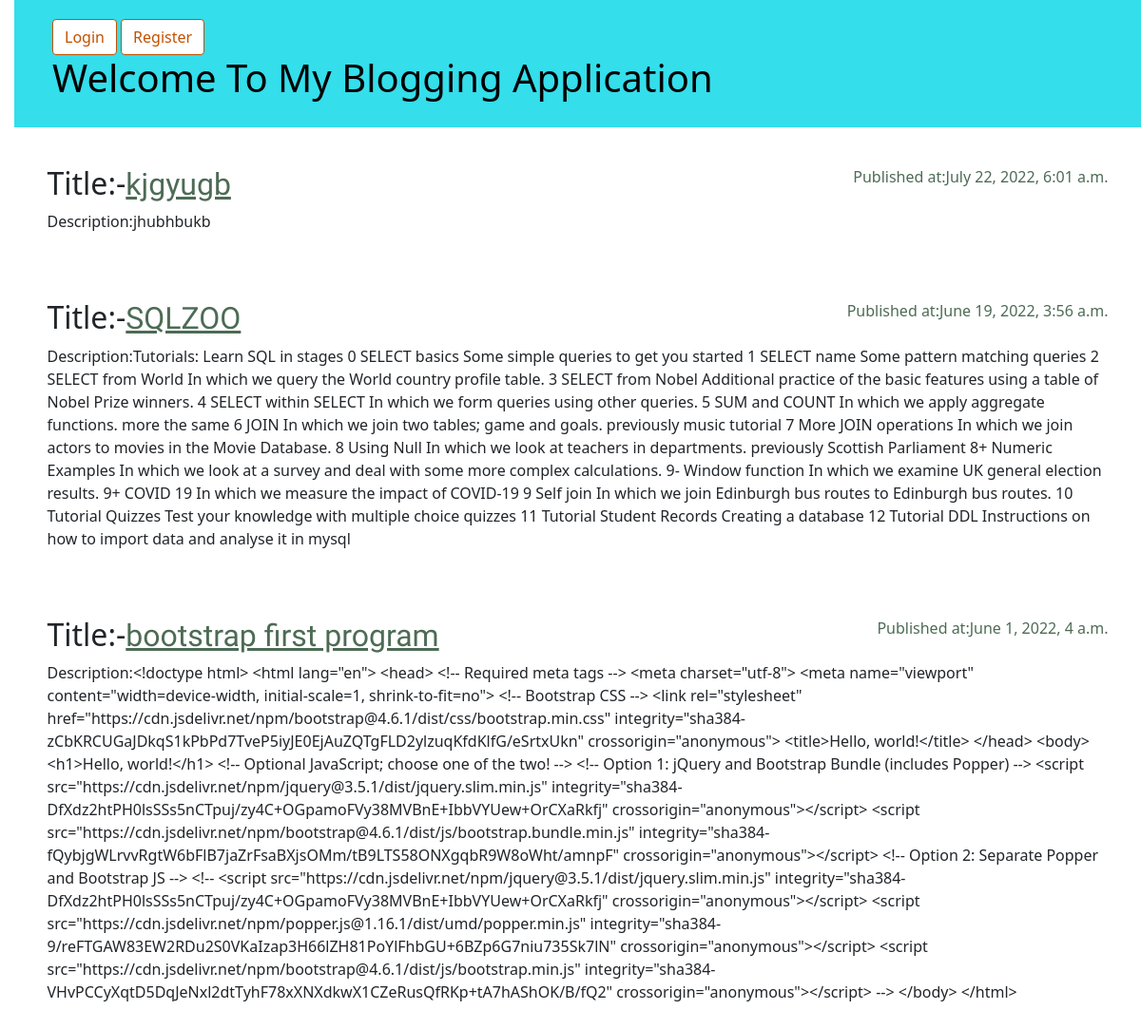
The page / on the database its author committed.
### blog/models.py (models this page shows, shortened)
class Post(models.Model):
    author = models.ForeignKey(settings.AUTH_USER_MODEL,on_delete=models.CASCADE)
    title =  models.CharField(max_length=200)
    text = models.TextField()
    created_date  = models.DateTimeField(default = timezone.now())
    publish_date = models.DateTimeField(blank=True,null=True)

### blog/views.py (the view)
# urls.py: path('',views.post_list,name='post_list'),
def post_list(request):
    all_post = Post.objects.order_by('-publish_date')
    return render(request,'blog/index.html',{'post':all_post})

### blog/templates/blog/index.html
{% extends 'blog/base.html' %}
{% block content %}
    {% for item in post %}
        <article class="post">
            <time class="date">Published at:{{ item.publish_date }}</time>
            <h2>Title:-<a href=" {% url 'post_detail' pk=item.pk %} ">{{ item.title }}</a></h2>
            <p>Description:{{item.text}}</p>
        </article>
    {% endfor %}
{% endblock %}

### blog/templates/blog/base.html (shortened to what this page needs)
{% load static %}
<!DOCTYPE html>
<html lang="en">
<head>
    <link rel="stylesheet" href="https://cdn.jsdelivr.net/npm/bootstrap@5.1.3/dist/css/bootstrap.min.css">
    <link rel="stylesheet" href="{%  static 'css/blog.css'  %}">
    <link rel="stylesheet" href="https://cdnjs.cloudflare.com/ajax/libs/font-awesome/4.7.0/css/font-awesome.min.css">
</head>
<body>  <header class="page-header">
    <div class="Page-header">
        {% if user.is_authenticated %}
        <a href="{% url 'post_new' %}">
            <i class="fa fa-plus" aria-hidden="true"></i>
        </a>
            <a href="{% url 'logout' %}" class="btn btn-secondary" style="background-color:white;">Logout</a>
        {% else %}
            <a href="{% url 'login' %}" class="btn btn-secondary" style="background-color:white;">Login</a>
            <a href="{% url 'register' %}" class="btn btn-secondary" style="background-color:white;">Register</a>
        {% endif %}
        <h1>Welcome To My Blogging Application</h1>
    </header>
<main class="container">
    <div class ="row">
        <div class ="col">
            {% block content %}
            {% endblock %}
        </div>
    </div>
</main>
</body>
</html>

### blog/static/css/blog.css (style rules this page uses)
.Page-header { background-color:#34deeb; margin-top:0; margin-bottom:40px; padding:20px 20px 20px 40px; color:black; }
.date { color:#4d6b55; }
.post { margin-bottom:70px; }
.post h2 a, .post h2 a:visited { color:#4d6b55; }
h2 a { color:#4d6b55; font-family: 'Koulen', cursive; }
.post > .date, .post > .actions { float:right; }
body { padding-left:15px; }
.btn-secondary, .btn-secondary:visited { color:#C25100; background:none; border-color:#C25100; }

### rows shown on the page
Post: publish_date "July 22, 2022, 6:01 a.m.", title "kjgyugb", text "jhubhbukb"
Post: publish_date "June 19, 2022, 3:56 a.m.", title "SQLZOO", text "Tutorials: Learn SQL in stages 0 SELECT basics Some simple queries to get you started 1 SELECT name Some pattern matching queries 2 SELECT from World In which we query the World country profile table. 3 SELECT from Nobel Additional practice of the basic features using a table of Nobel Prize winners. 4 SELECT within SELECT In which we form queries using other queries. 5 SUM and COUNT In which we apply aggregate functions. more the same 6 JOIN In which we join two tables; game and goals. previously music tutorial 7 More JOIN operations In which we join actors to movies in the Movie Database. 8 Using Null In which we look at teachers in departments. previously Scottish Parliament 8+ Numeric…"
Post: publish_date "June 1, 2022, 4 a.m.", title "bootstrap first program", text "<!doctype html> <html lang=\"en\"> <head> <!-- Required meta tags --> <meta charset=\"utf-8\"> <meta name=\"viewport\" content=\"width=device-width, initial-scale=1, shrink-to-fit=no\"> <!-- Bootstrap CSS --> <link rel=\"stylesheet\" href=\"https://cdn.jsdelivr.net/npm/bootstrap@4.6.1/dist/css/bootstrap.min.css\" integrity=\"sha384-zCbKRCUGaJDkqS1kPbPd7TveP5iyJE0EjAuZQTgFLD2ylzuqKfdKlfG/eSrtxUkn\" crossorigin=\"anonymous\"> <title>Hello, world!</title> </head> <body> <h1>Hello, world!</h1> <!-- Optional JavaScript; choose one of the two! --> <!-- Option 1: jQuery and Bootstrap Bundle (includes Popper) --> <script src=\"https://cdn.jsdelivr.net/npm/jquery@3.5.1/dist/jquery.slim.min.js\"…"
